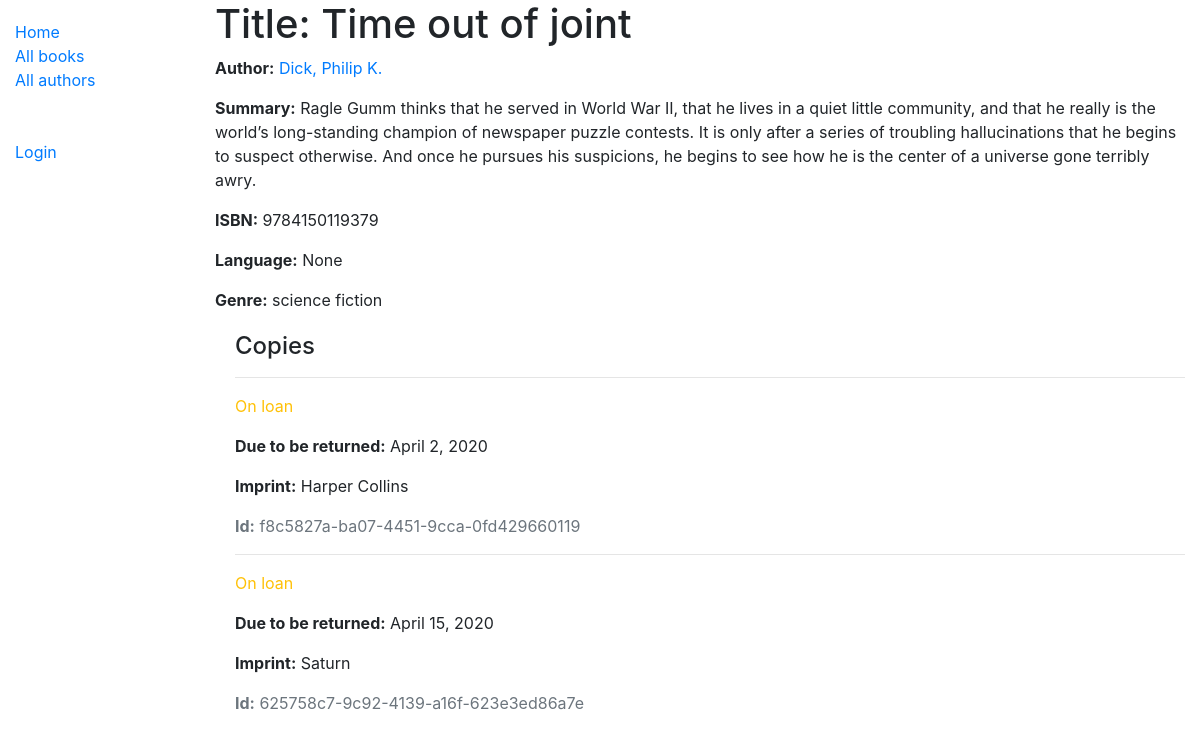
/catalog/book/2, run on an earlier commit of the app's database.
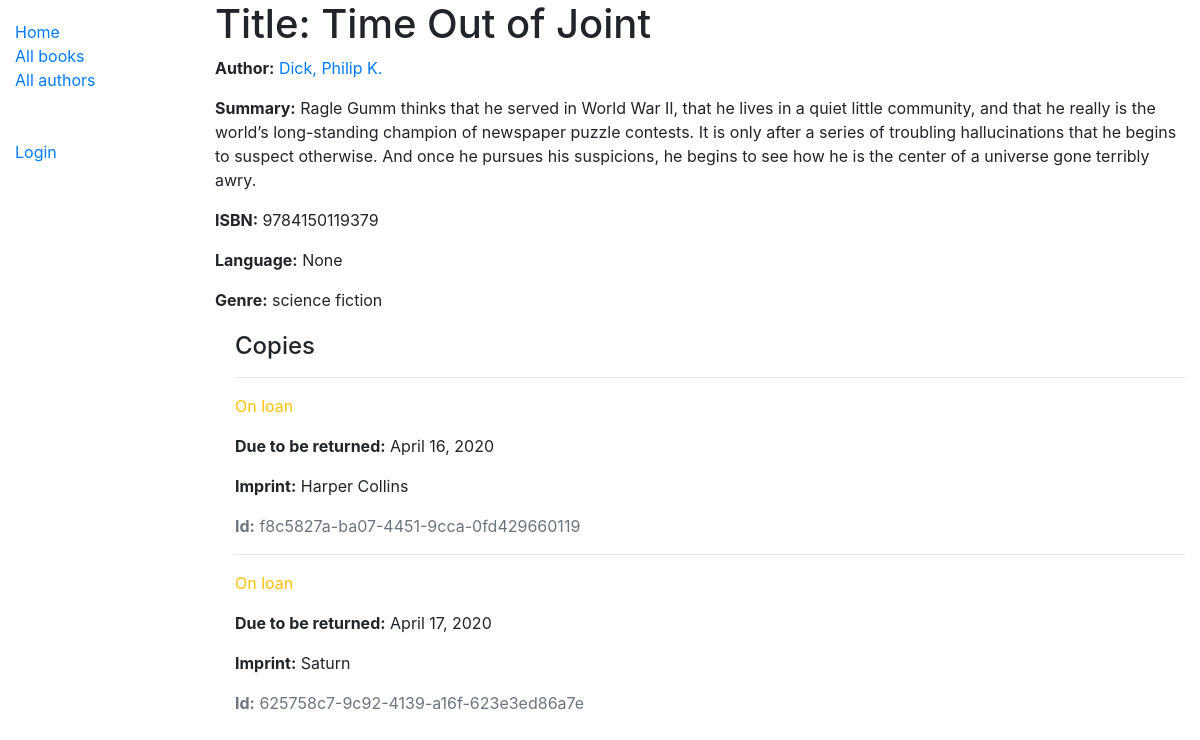
And on a later commit of the database.
### catalog/models.py (models this page shows, shortened)
class Book(models.Model):
    title = models.CharField(max_length=200)
    author = models.ForeignKey('Author', on_delete=models.SET_NULL, null=True)
    summary = models.TextField(max_length=1000, help_text='Enter a brief description of the book')
    isbn = models.CharField('ISBN', max_length=13, help_text='13 Character <a href="https://www.isbn-international.org/content/what-isbn">ISBN number</a>')
    genre = models.ManyToManyField(Genre, help_text='Select a genre for this book')
    def display_genre(self):
        """Create a string for the Genre. This is required to display genre in Admin."""
        return ', '.join(genre.name for genre in self.genre.all()[:3])
    display_genre.short_description = 'Genre'
    language = models.ForeignKey(Language, on_delete=models.SET_NULL, null=True, help_text='Select a language for this book')
    def display_language(self):
        return language.name
    display_language.short_description = 'Language'

class BookInstance(models.Model):
    id = models.UUIDField(primary_key=True, default=uuid.uuid4, help_text='Unique ID for this particular book across whole library')
    book = models.ForeignKey('Book', on_delete=models.SET_NULL, null=True)
    imprint = models.CharField(max_length=200)
    due_back = models.DateField(null=True, blank=True)
    borrower = models.ForeignKey(User, on_delete=models.SET_NULL, null=True, blank=True)
    LOAN_STATUS = (
        ('m', 'Maintenance'),
        ('o', 'On loan'),
        ('a', 'Available'),
        ('r', 'Reserved'),
    )
    status = models.CharField(
        max_length=1,
        choices=LOAN_STATUS,
        blank=True,
        default='m',
        help_text='Book availability',
    )
    class Meta:
        ordering = ['due_back']
        permissions = (("can_mark_returned", "Set book as returned"),)

class Author(models.Model):
    first_name = models.CharField(max_length=100)
    last_name = models.CharField(max_length=100)
    date_of_birth = models.DateField(null=True, blank=True)
    date_of_death = models.DateField('Died', null=True, blank=True)
    class Meta:
        ordering = ['last_name', 'first_name']
    def __str__(self):
        return f'{self.last_name}, {self.first_name}'

class Genre(models.Model):
    name = models.CharField(max_length=200, help_text='Enter a book genre (e.g. Science Fiction)')
    def __str__(self):
        return self.name

### catalog/views.py (the view)
# urls.py: path('book/<int:pk>', views.BookDetailView.as_view(), name='book-detail'),
class BookDetailView(generic.DetailView):
    model = Book

### catalog/templates/catalog/book_detail.html
{% extends "base_generic.html" %}
{% block content %}
  <h1>Title: {{ book.title }}</h1>
  <p><strong>Author:</strong> <a href="../author/{{book.author.id}}">{{ book.author }}</a></p>
  <p><strong>Summary:</strong> {{ book.summary }}</p>
  <p><strong>ISBN:</strong> {{ book.isbn }}</p>
  <p><strong>Language:</strong> {{ book.language }}</p>
  <p><strong>Genre:</strong> {{ book.genre.all|join:", " }}</p>
  <div style="margin-left:20px;margin-top:20px">
    <h4>Copies</h4>
    {% for copy in book.bookinstance_set.all %}
      <hr>
      <p class="{% if copy.status == 'a' %}text-success{% elif copy.status == 'm' %}text-danger{% else %}text-warning{% endif %}">
        {{ copy.get_status_display }}
      </p>
      {% if copy.status != 'a' %}
        <p><strong>Due to be returned:</strong> {{ copy.due_back }}
        {% if perms.catalog.can_mark_returned %}<a href="{% url 'renew-book-librarian' copy.id %}">Renew</a>{% endif %}</p>
      {% endif %}
      <p><strong>Imprint:</strong> {{ copy.imprint }}</p>
      <p class="text-muted"><strong>Id:</strong> {{ copy.id }}</p>
    {% endfor %}
  </div>
{% endblock %}

What changed in the data, as far as the page shows it:
changed Book "None": title "Time out of joint" → "Time Out of Joint"
changed BookInstance "Harper Collins": due_back "April 2, 2020" → "April 16, 2020"
changed BookInstance "Saturn": due_back "April 15, 2020" → "April 17, 2020"
